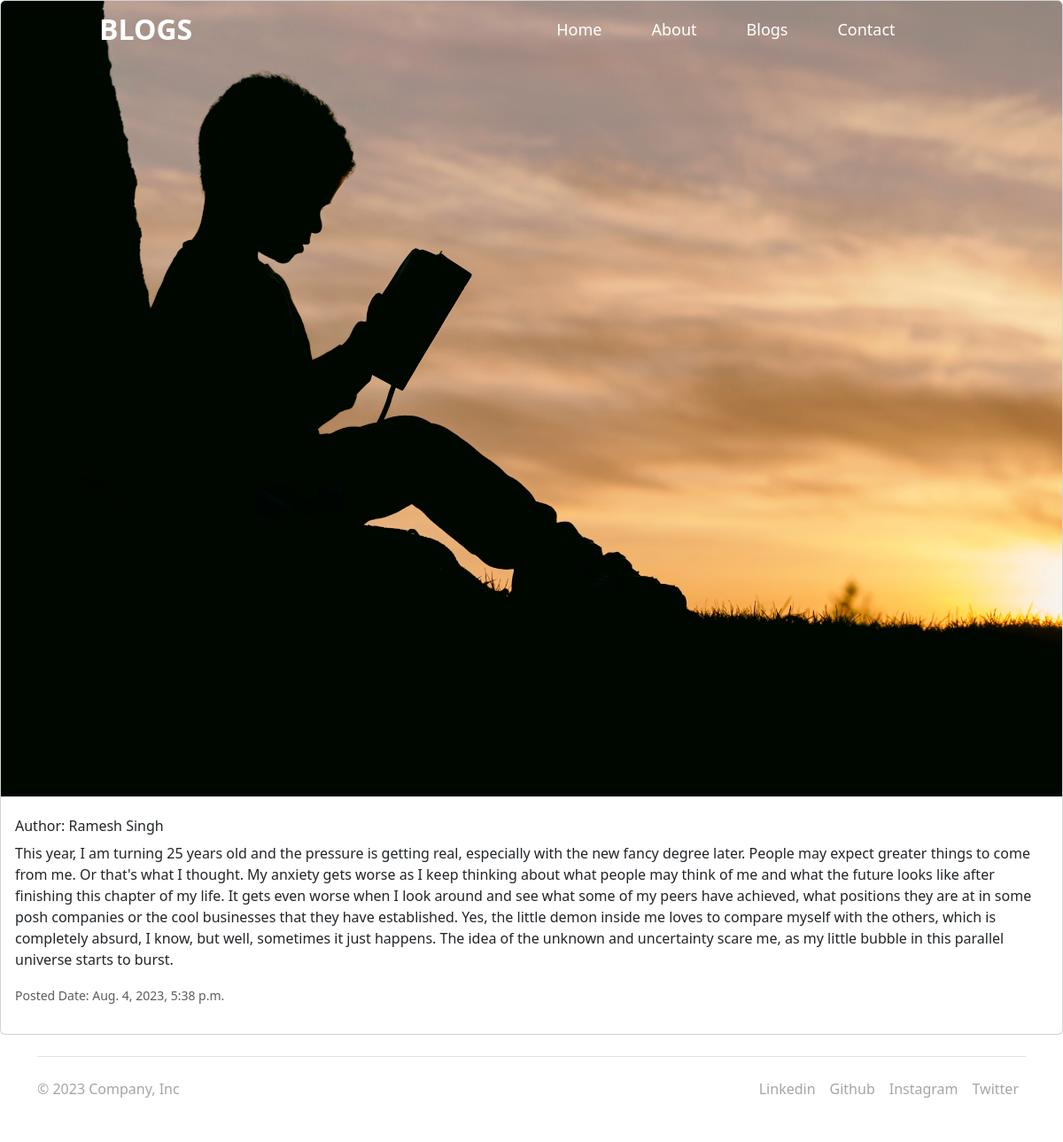
Page /viewblog/1/ on the committed database.
### Namanblogs/models.py (models this page shows)
class Popularblogs(models.Model):
    auth_name= models.CharField(max_length=25)
    date = models.DateTimeField(auto_now_add=True)
    blog_title = models.CharField(max_length=100)
    content = RichTextField()

### Namanblogs/views.py (the view)
# urls.py: path('viewblog/<int:pk>/', views.view_blog, name='viewblog'),
def view_blog(request, pk):
    viewBlog = Popularblogs.objects.get(pk=pk)
    return render(request, 'viewblog.html',
    {'viewBlog':viewBlog})

### templates/viewblog.html (shortened to what this page needs)
{% extends "base.html" %} {% block body %}
<div class="card mb-3">
  <img src="../static/images/content-1.jpg" class="card-img-top" alt="..." />
  <div class="card-body">
    <h6 class="class-warning">Author: {{viewBlog.auth_name}}</h6>
    <p class="card-text">{{viewBlog.content}}</p>
    <p>
      <small class="text-body-secondary">Posted Date: {{viewBlog.date}}</small>
    </p>
  </div>
</div>
{% endblock body %}

### templates/base.html (shortened to what this page needs)
<!doctype html>
<html lang="en">
  <head>
    <link href="https://cdn.jsdelivr.net/npm/bootstrap@5.3.1/dist/css/bootstrap.min.css" rel="stylesheet">
    <link rel="stylesheet" href="/static/images/base.css">
    <link rel="stylesheet" href="https://unpkg.com/aos@next/dist/aos.css" />
  </head>
  <body>
    <nav class="navbar navbar-expand-lg ">
        <div class="container-fluid">
          <a class="navbar-brand" href="/">BLOGS</a>
          <div class="collapse navbar-collapse" id="navbarNav">
            <ul class="navbar-nav">
              <li class="nav-item">
                <a class="nav-link active" href="/" style="color: white;">Home</a>
              </li>
              <li class="nav-item">
                <a class="nav-link" href="{% url 'about' %}" style="color: white;">About</a>
              </li>
              <li class="nav-item">
                <a class="nav-link" href="#" style="color: white;">Blogs</a>
              </li>
              <li class="nav-item">
                <a class="nav-link " href="{% url 'contact' %}" style="color: white;">Contact</a>
              </li>
            </ul>
          </div>
        </div>
      </nav>
     {% block body %}
      {% endblock body %}
      <div class="container">
        <footer class="d-flex flex-wrap justify-content-between align-items-center py-3 my-4 border-top">
          <p class="col-md-4 mb-0 "style="color: #a5a5a5;">&copy; 2023 Company, Inc</p>
          <a href="/" class="col-md-4 d-flex align-items-center justify-content-center mb-3 mb-md-0 me-md-auto link-body-emphasis text-decoration-none">
            <svg class="bi me-2" width="40" height="32"><use xlink:href="#bootstrap"></use></svg>
          </a>
          <ul class="nav col-md-4 justify-content-end">
            <li class="nav-item"><a href="#" class="nav-link px-2 ">Linkedin</a></li>
            <li class="nav-item"><a href="#" class="nav-link px-2 ">Github</a></li>
            <li class="nav-item"><a href="#" class="nav-link px-2 ">Instagram</a></li>
            <li class="nav-item"><a href="#" class="nav-link px-2 ">Twitter</a></li>
          </ul>
        </footer>
      </div>
  </body>
</html>

### static/images/base.css (style rules this page uses)
* { margin: 0; padding: 0; box-sizing: border-box; }
body { min-height: 100vh; background-size: cover; background-position: center; }
.navbar { position: fixed; top: 0; left: 0; width: 100%; padding: 4px 100px; background: transparent; display: flex; justify-content: space-between; align-items: center; z-index: 100; }
.navbar-brand { font-size: 32px; color: #ffffff; text-decoration: none; font-weight: 700; }
.navbar-nav li { font-size: 18px; color: #ffffff; font-weight: 500; text-decoration: none; margin-left: 40px; left: 347px; position: relative; }
.nav-link { color: #ffffff; }
.navbar-nav li::before { content: ''; position: absolute; top: 100%; left: 0; width: 0; height: 2px; background: #ffffff; transition: 0.3s; }
.container ul li a { color: #a5a5a5; }

### rows in the picture
Popularblogs: auth_name "Ramesh Singh", content "This year, I am turning 25 years old and the pressure is getting real, especially with the new fancy degree later. People may expect greater things to come from me. Or that's what I thought. My anxiety gets worse as I keep thinking about what people may think of me and what the future looks like after finishing this chapter of my life. It gets even worse when I look around and see what some of my peers have achieved, what positions they are at in some posh companies or the cool businesses that they have established. Yes, the little demon inside me loves to compare myself with the others, which is completely absurd, I know, but well, sometimes it just happens. The idea of the unknown and…", date "Aug. 4, 2023, 5:38 p.m."
